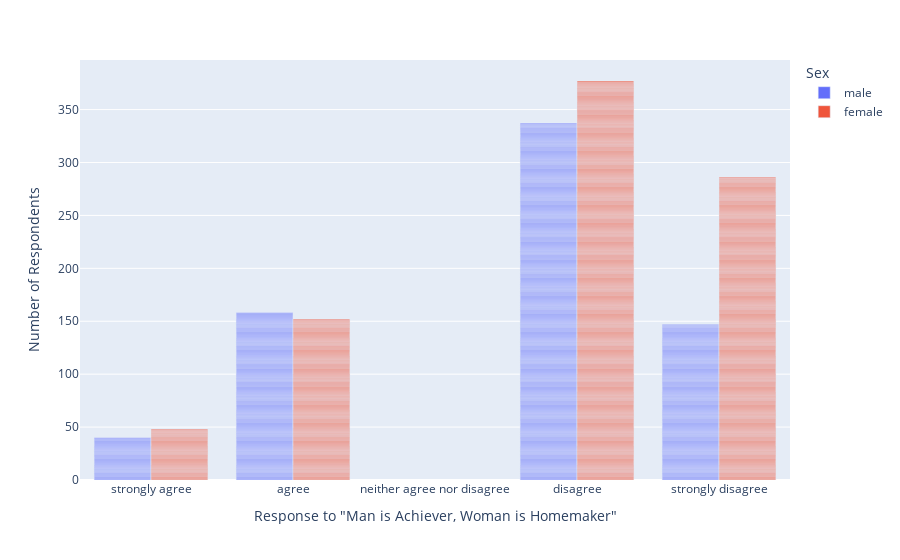

Notebook source saved alongside this figure:
### Markdown cell above
### 2.2. Attitudes on Gender Roles
This bar plot visualizes responses to the statement: "It is much better for everyone involved if the man is the achiever outside the home and the woman takes care of the home and family."  
This helps us gauge societal attitudes toward traditional gender roles.

### Code cell
# Create the interactive bar plot for the 'male_breadwinner' variable
bar_fig = px.bar(gss_clean.dropna(subset=['male_breadwinner']),
    x='male_breadwinner',
    color='sex',
    barmode='group',
    category_orders={'male_breadwinner': ['strongly agree','agree','neither agree nor disagree','disagree','strongly disagree']},
    labels={
        'male_breadwinner':'Response to "Man is Achiever, Woman is Homemaker"',
        'count':'Number of Respondents',
        'sex':'Sex'
    }
)
bar_fig.show()

### Figure 1 — Plotly figure (JSON) as saved in the notebook; plotly's stock layout.template omitted (floating-point values rounded to 4 significant figures; data arrays with more than 128 entries replaced by an {"elided": "..."} marker saying what was removed)
{"data": [{"alignmentgroup": "True", "hovertemplate": "Sex=male<br>Response to \"Man is Achiever, Woman is Homemaker\"=%{x}<br>Number of Respondents=%{y}<extra></extra>", "legendgroup": "male", "marker": {"color": "#636efa", "pattern": {"shape": ""}}, "name": "male", "offsetgroup": "male", "orientation": "v", "showlegend": true, "textposition": "auto", "type": "bar", "x": {"elided": "682 str values"}, "xaxis": "x", "y": {"elided": "682 int values"}, "yaxis": "y"}, {"alignmentgroup": "True", "hovertemplate": "Sex=female<br>Response to \"Man is Achiever, Woman is Homemaker\"=%{x}<br>Number of Respondents=%{y}<extra></extra>", "legendgroup": "female", "marker": {"color": "#EF553B", "pattern": {"shape": ""}}, "name": "female", "offsetgroup": "female", "orientation": "v", "showlegend": true, "textposition": "auto", "type": "bar", "x": {"elided": "863 str values"}, "xaxis": "x", "y": {"elided": "863 int values"}, "yaxis": "y"}], "layout": {"barmode": "group", "legend": {"title": {"text": "Sex"}, "tracegroupgap": 0}, "margin": {"t": 60}, "xaxis": {"anchor": "y", "categoryarray": ["strongly agree", "agree", "neither agree nor disagree", "disagree", "strongly disagree"], "categoryorder": "array", "domain": [0, 1], "title": {"text": "Response to \"Man is Achiever, Woman is Homemaker\""}}, "yaxis": {"anchor": "x", "domain": [0, 1], "title": {"text": "Number of Respondents"}}}}
